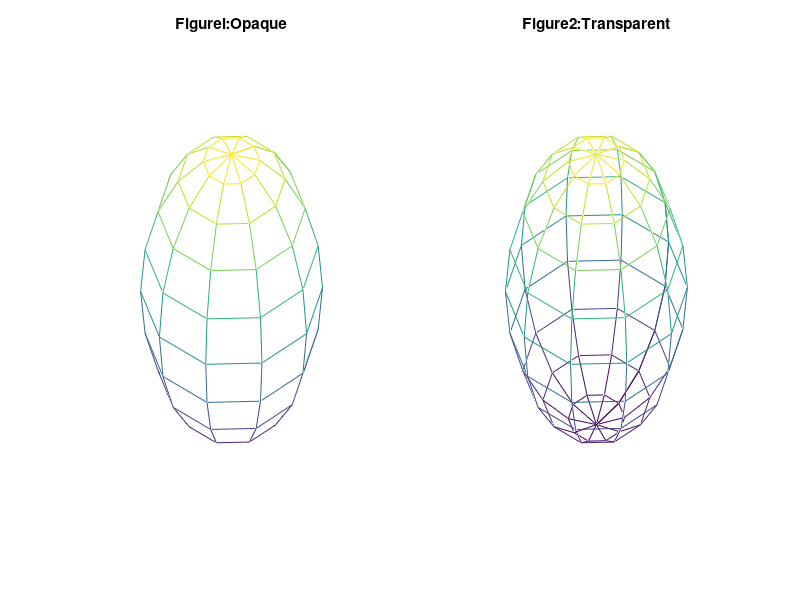

Source code (MATLAB):
% 图形的隐藏属性
function Example20
h0=figure('toolbar','none',...
    'position',[200 150 450 300],...
    'name','Example20');
subplot(1,2,1)
[x,y,z]=sphere(10);
mesh(x,y,z)
axis off
title('Figurel:Opaque')
hidden on
subplot(1,2,2)
[x,y,z]=sphere(10);
mesh(x,y,z)
axis off
title('Figure2:Transparent')
hidden off
